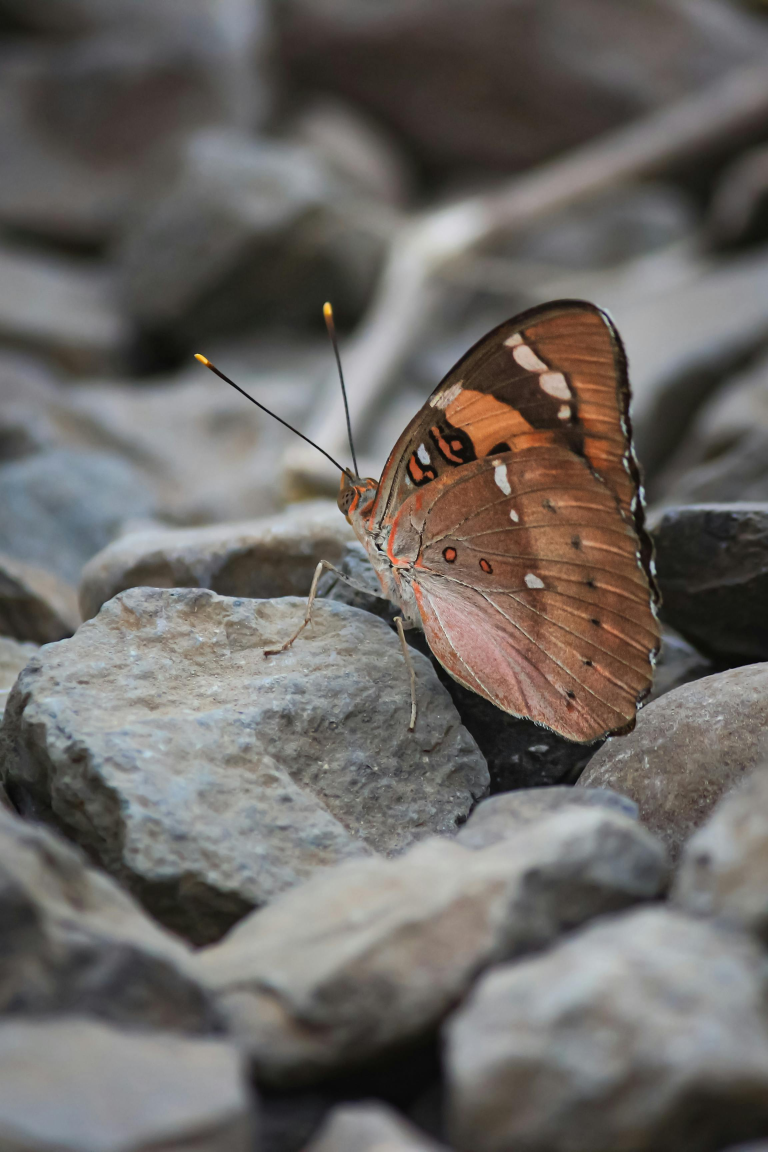
#> input picture ml-offline/data/real/butterfly.jpg, 2304 x 3455 px (shown at 1/3 size)
$ python sanity_fft_check.py
#> lines starting #> are read from the running program, lines starting #| are printed output that depends on the picture
### ml-offline/preprocessing/fft_features.py
import numpy as np
import cv2

class FFTFeatureExtractor:
    """Extracts FFT-based features from images."""

    def __init__(self, image_size=224):
#> in stats, img is the input picture: shape (3455, 2304, 3); mean B, G, R 99.9, 103.6, 107.8
        self.image_size = image_size

    def extract(self, image):
        """
        image: numpy array of shape (H, W, C), values in [0, 1]
        returns: frequecy feature vector
        """
        gray = cv2.cvtColor((image * 255).astype(np.uint8), cv2.COLOR_RGB2GRAY)

        # FFT
        f = np.fft.fft2(gray)
        fshift = np.fft.fftshift(f)
        magnitude = np.log(np.abs(fshift) + 1)

        # Normalize
        # magnitude = magnitude / np.max(magnitude)
        magnitude = cv2.resize(magnitude, (32, 32))
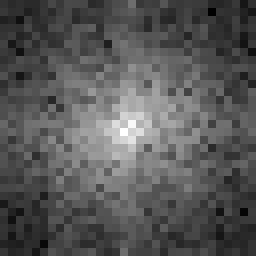
#> magnitude: shape (32, 32) float64 (shown 8 times larger); min 5.44, max 13.16, mean 8.08; drawn with min black and max white

        # Reduce to compact feature
        flat = magnitude.flatten().astype(np.float32)
#> flat = 1024 values, max 13.16 at index 527, min 5.44 at index 58, mean 8.08
        # flat = (flat - flat.mean()) / (flat.std() + 1e-8)
        return flat

### ml-offline/sanity_fft_check.py
import numpy as np
from preprocessing.fft_features import FFTFeatureExtractor
import cv2
import glob

fft = FFTFeatureExtractor()

def stats(images):
    feats = []
    for img_path in images:
        img = cv2.imread(img_path)
        img = cv2.cvtColor(img, cv2.COLOR_BGR2RGB) / 255.0
        feats.append(fft.extract(img))
    feats = np.stack(feats)
    return feats.mean(), feats.std()

real_imgs = glob.glob("data/real/butterfly.jpg")[:50]
ai_imgs   = glob.glob("data/ai/yogi.jpg")[:50]

print("REAL FFT:", stats(real_imgs))
print("AI FFT:", stats(ai_imgs))
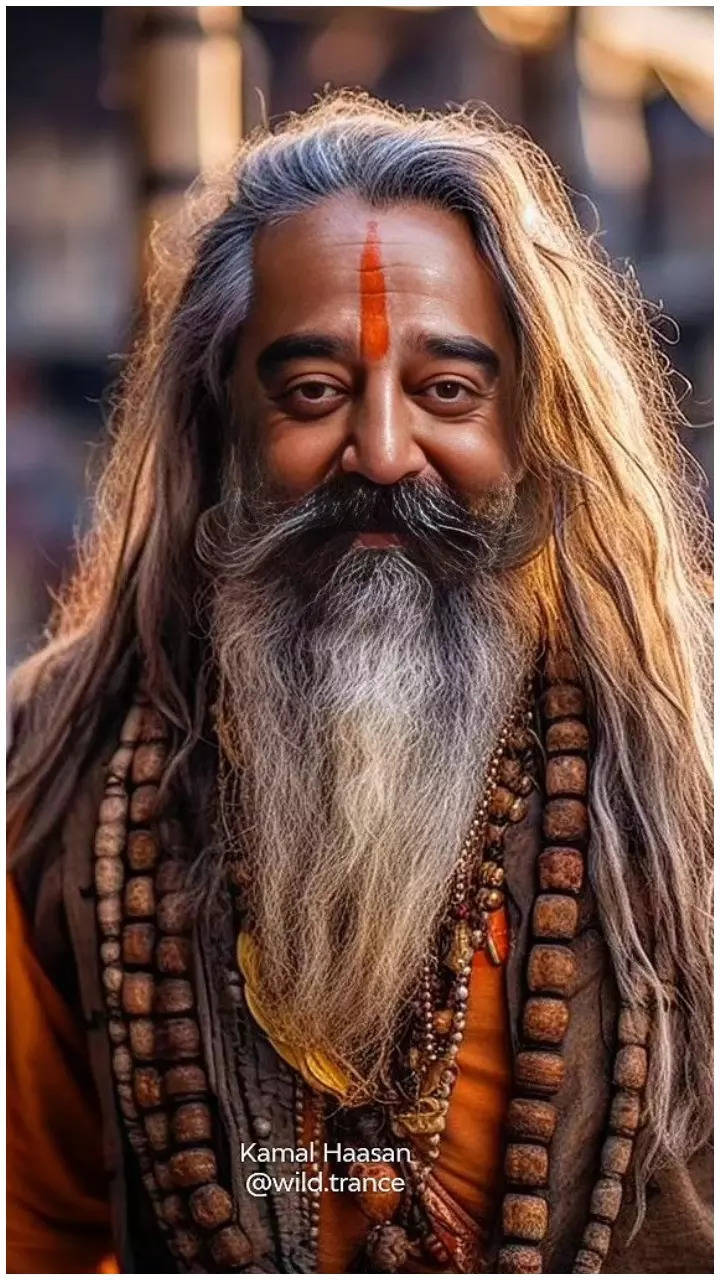
#> input picture ml-offline/data/ai/yogi.jpg, 720 x 1280 px
#> in stats, img is the input picture: shape (1280, 720, 3); mean B, G, R 70.8, 80.2, 110
#> in stats (call 2), `img = cv2.cvtColor(img, cv2.COLOR_BGR2RGB) / 255.0`:
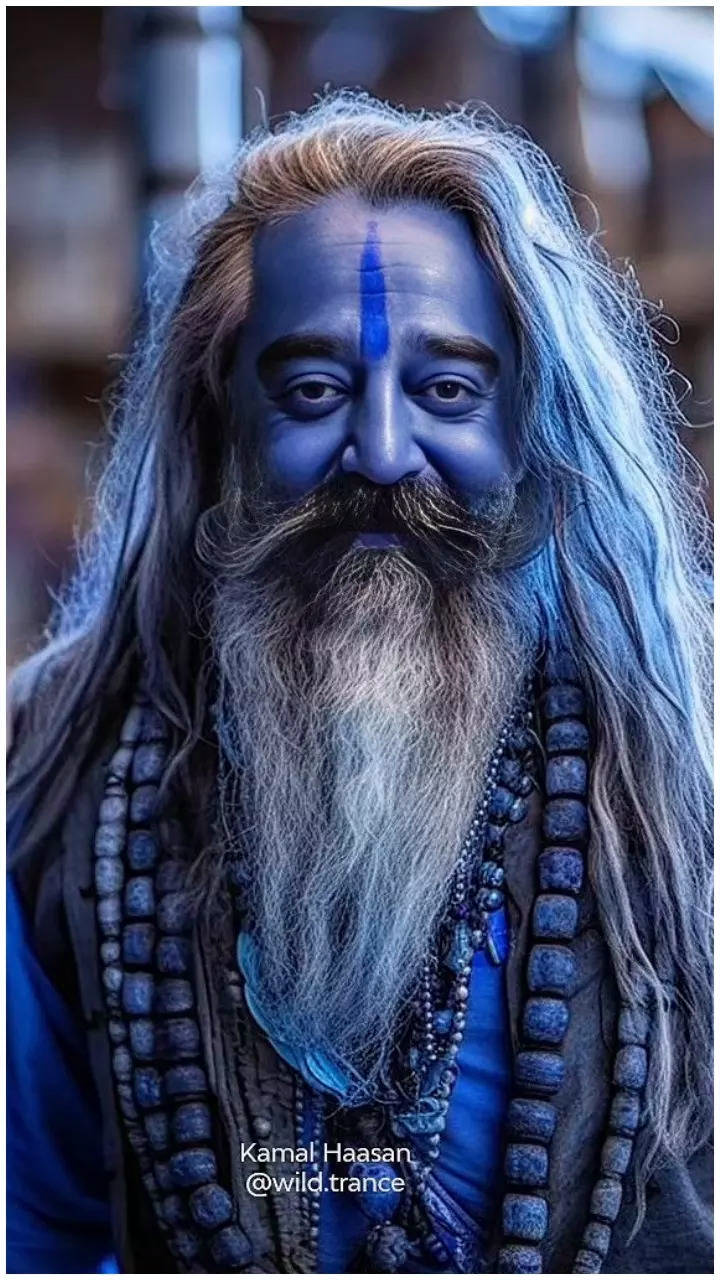
#> img: shape (1280, 720, 3) float64; mean B, G, R 0.431, 0.315, 0.278
#> in extract (call 2), `gray = cv2.cvtColor((image * 255).astype(np.uint8), cv2.COLOR_RGB2GRAY)`:
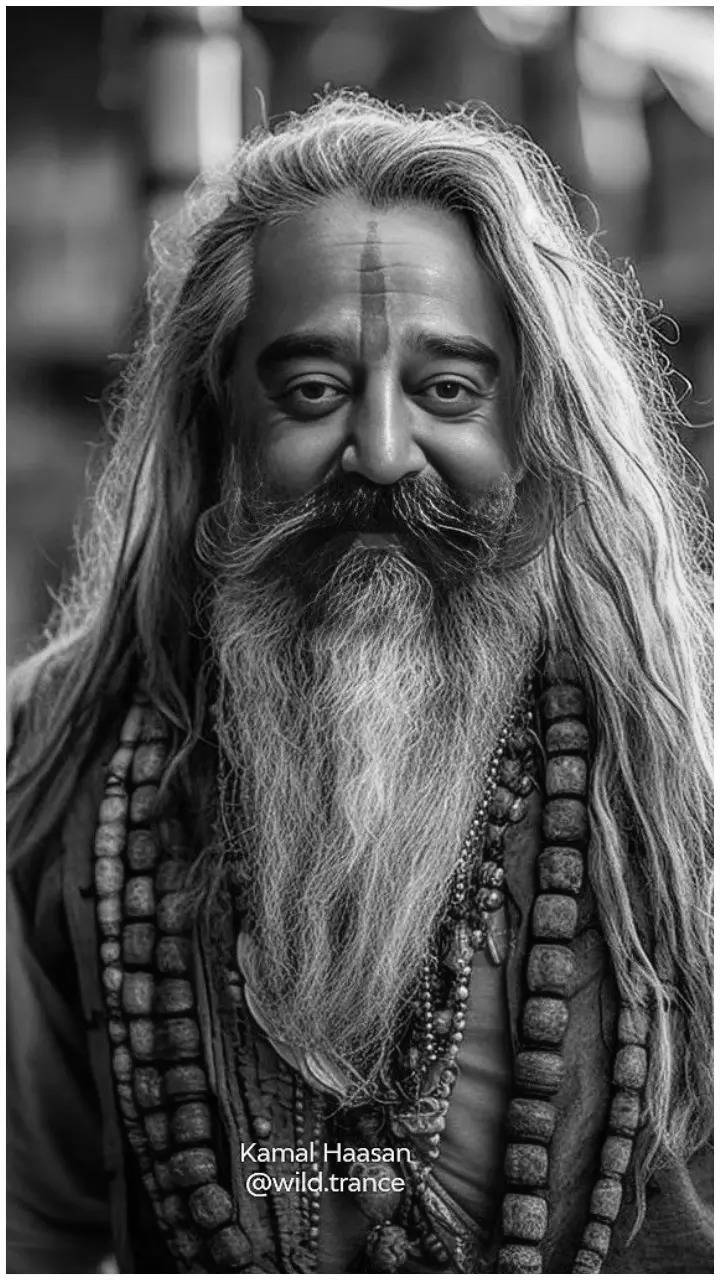
#> gray: shape (1280, 720); min 0, max 255, mean 88.1
#> in extract (call 2), `magnitude = np.log(np.abs(fshift) + 1)`:
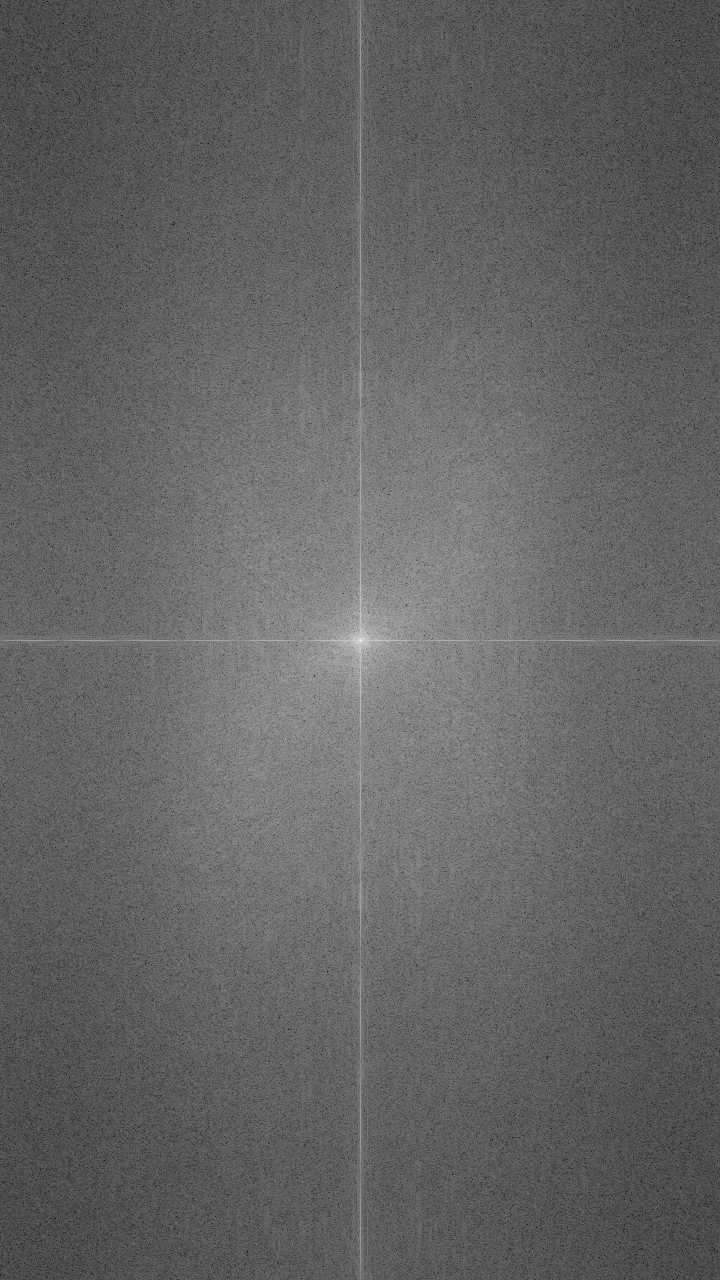
#> magnitude: shape (1280, 720) float64; min 2.24, max 18.21, mean 8.52; drawn with min black and max white
#> in extract (call 2), `magnitude = cv2.resize(magnitude, (32, 32))`:
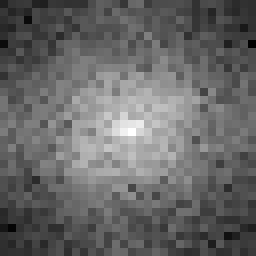
#> magnitude: shape (32, 32) float64 (shown 8 times larger); min 5.76, max 12.56, mean 8.5; drawn with min black and max white
#> in extract (call 2), `flat = magnitude.flatten().astype(np.float32)`: flat = 1024 values, max 12.56 at index 528, min 5.76 at index 191, mean 8.5
